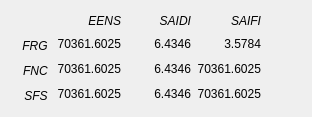
            <widget class="QWidget" name="onr2indNormWgt" native="true">
             <layout class="QGridLayout" name="onr2indNormGL">
              <property name="spacing">
               <number>0</number>
              </property>
              <item row="2" column="3">
               <widget class="QLabel" name="onr2indNormFRGSAIFILbl">
                <property name="text">
                 <string>3.5784</string>
                </property>
                <property name="alignment">
                 <set>Qt::AlignRight|Qt::AlignTrailing|Qt::AlignVCenter</set>
                </property>
               </widget>
              </item>
              <item row="1" column="1">
               <widget class="QLabel" name="onr2indNormTitleEENSLbl">
                <property name="minimumSize">
                 <size>
                  <width>70</width>
                  <height>0</height>
                 </size>
                </property>
                <property name="font">
                 <font>
                  <italic>true</italic>
                 </font>
                </property>
                <property name="styleSheet">
                 <string notr="true">border-bottom: 1px solid rgb(255, 170, 0);</string>
                </property>
                <property name="text">
                 <string>EENS</string>
                </property>
                <property name="alignment">
                 <set>Qt::AlignRight|Qt::AlignTrailing|Qt::AlignVCenter</set>
                </property>
                <property name="margin">
                 <number>2</number>
                </property>
               </widget>
              </item>
              <item row="2" column="2">
               <widget class="QLabel" name="onr2indNormFRGSAIDILbl">
                <property name="text">
                 <string>6.4346</string>
                </property>
                <property name="alignment">
                 <set>Qt::AlignRight|Qt::AlignTrailing|Qt::AlignVCenter</set>
                </property>
               </widget>
              </item>
              <item row="1" column="3">
               <widget class="QLabel" name="onr2indNormTitleSAIFILbl">
                <property name="minimumSize">
                 <size>
                  <width>70</width>
                  <height>0</height>
                 </size>
                </property>
                <property name="font">
                 <font>
                  <italic>true</italic>
                 </font>
                </property>
                <property name="styleSheet">
                 <string notr="true">border-bottom: 1px solid rgb(255, 170, 0);</string>
                </property>
                <property name="text">
                 <string>SAIFI</string>
                </property>
                <property name="alignment">
                 <set>Qt::AlignRight|Qt::AlignTrailing|Qt::AlignVCenter</set>
                </property>
                <property name="margin">
                 <number>2</number>
                </property>
               </widget>
              </item>
              <item row="1" column="2">
               <widget class="QLabel" name="onr2indNormTitleSAIDILbl">
                <property name="minimumSize">
                 <size>
                  <width>70</width>
                  <height>0</height>
                 </size>
                </property>
                <property name="font">
                 <font>
                  <italic>true</italic>
                 </font>
                </property>
                <property name="styleSheet">
                 <string notr="true">border-bottom: 1px solid rgb(255, 170, 0);</string>
                </property>
                <property name="text">
                 <string>SAIDI</string>
                </property>
                <property name="alignment">
                 <set>Qt::AlignRight|Qt::AlignTrailing|Qt::AlignVCenter</set>
                </property>
                <property name="margin">
                 <number>2</number>
                </property>
               </widget>
              </item>
              <item row="4" column="1">
               <widget class="QLabel" name="onr2indNormFNCEENSLbl">
                <property name="text">
                 <string>70361.6025</string>
                </property>
                <property name="alignment">
                 <set>Qt::AlignRight|Qt::AlignTrailing|Qt::AlignVCenter</set>
                </property>
               </widget>
              </item>
              <item row="5" column="1">
               <widget class="QLabel" name="onr2indNormSFSEENSLbl">
                <property name="text">
                 <string>70361.6025</string>
                </property>
                <property name="alignment">
                 <set>Qt::AlignRight|Qt::AlignTrailing|Qt::AlignVCenter</set>
                </property>
               </widget>
              </item>
              <item row="4" column="2">
               <widget class="QLabel" name="onr2indNormFNCSAIDILbl">
                <property name="text">
                 <string>6.4346</string>
                </property>
                <property name="alignment">
                 <set>Qt::AlignRight|Qt::AlignTrailing|Qt::AlignVCenter</set>
                </property>
               </widget>
              </item>
              <item row="5" column="3">
               <widget class="QLabel" name="onr2indNormSFSSAIFILbl">
                <property name="text">
                 <string>70361.6025</string>
                </property>
                <property name="alignment">
                 <set>Qt::AlignRight|Qt::AlignTrailing|Qt::AlignVCenter</set>
                </property>
               </widget>
              </item>
              <item row="5" column="2">
               <widget class="QLabel" name="onr2indNormSFSSAIDILbl">
                <property name="text">
                 <string>6.4346</string>
                </property>
                <property name="alignment">
                 <set>Qt::AlignRight|Qt::AlignTrailing|Qt::AlignVCenter</set>
                </property>
               </widget>
              </item>
              <item row="5" column="0">
               <widget class="QLabel" name="onr2indNormSFSTitleLbl">
                <property name="minimumSize">
                 <size>
                  <width>0</width>
                  <height>25</height>
                 </size>
                </property>
                <property name="maximumSize">
                 <size>
                  <width>16777215</width>
                  <height>20</height>
                 </size>
                </property>
                <property name="font">
                 <font>
                  <italic>true</italic>
                 </font>
                </property>
                <property name="styleSheet">
                 <string notr="true">border-right: 1px solid rgb(255, 170, 0);</string>
                </property>
                <property name="text">
                 <string>SFS </string>
                </property>
                <property name="alignment">
                 <set>Qt::AlignRight|Qt::AlignTrailing|Qt::AlignVCenter</set>
                </property>
                <property name="margin">
                 <number>2</number>
                </property>
               </widget>
              </item>
              <item row="4" column="0">
               <widget class="QLabel" name="onr2indNormFNCTitleLbl">
                <property name="minimumSize">
                 <size>
                  <width>0</width>
                  <height>25</height>
                 </size>
                </property>
                <property name="maximumSize">
                 <size>
                  <width>16777215</width>
                  <height>20</height>
                 </size>
                </property>
                <property name="font">
                 <font>
                  <italic>true</italic>
                 </font>
                </property>
                <property name="styleSheet">
                 <string notr="true">border-right: 1px solid rgb(255, 170, 0);</string>
                </property>
                <property name="text">
                 <string>FNC </string>
                </property>
                <property name="alignment">
                 <set>Qt::AlignRight|Qt::AlignTrailing|Qt::AlignVCenter</set>
                </property>
                <property name="margin">
                 <number>2</number>
                </property>
               </widget>
              </item>
              <item row="4" column="3">
               <widget class="QLabel" name="onr2indNormFNCSAIFILbl">
                <property name="text">
                 <string>70361.6025</string>
                </property>
                <property name="alignment">
                 <set>Qt::AlignRight|Qt::AlignTrailing|Qt::AlignVCenter</set>
                </property>
               </widget>
              </item>
              <item row="2" column="1">
               <widget class="QLabel" name="onr2indNormFRGEENSLbl">
                <property name="text">
                 <string>70361.6025</string>
                </property>
                <property name="alignment">
                 <set>Qt::AlignRight|Qt::AlignTrailing|Qt::AlignVCenter</set>
                </property>
               </widget>
              </item>
              <item row="1" column="4">
               <spacer name="onr2indNormSpc">
                <property name="orientation">
                 <enum>Qt::Horizontal</enum>
                </property>
                <property name="sizeHint" stdset="0">
                 <size>
                  <width>40</width>
                  <height>20</height>
                 </size>
                </property>
               </spacer>
              </item>
              <item row="2" column="0">
               <widget class="QLabel" name="onr2indNormFRGTitleLbl">
                <property name="minimumSize">
                 <size>
                  <width>0</width>
                  <height>25</height>
                 </size>
                </property>
                <property name="maximumSize">
                 <size>
                  <width>16777215</width>
                  <height>20</height>
                 </size>
                </property>
                <property name="font">
                 <font>
                  <italic>true</italic>
                 </font>
                </property>
                <property name="styleSheet">
                 <string notr="true">border-right: 1px solid rgb(255, 170, 0);</string>
                </property>
                <property name="text">
                 <string>FRG </string>
                </property>
                <property name="alignment">
                 <set>Qt::AlignRight|Qt::AlignTrailing|Qt::AlignVCenter</set>
                </property>
                <property name="margin">
                 <number>2</number>
                </property>
               </widget>
              </item>
              <item row="1" column="0">
               <widget class="QLabel" name="onr2indNormNullLbl">
                <property name="minimumSize">
                 <size>
                  <width>40</width>
                  <height>20</height>
                 </size>
                </property>
                <property name="maximumSize">
                 <size>
                  <width>40</width>
                  <height>20</height>
                 </size>
                </property>
                <property name="font">
                 <font>
                  <italic>true</italic>
                 </font>
                </property>
                <property name="styleSheet">
                 <string notr="true">border-bottom: 1px solid rgb(255, 170, 0);
border-right: 1px solid rgb(255, 170, 0);</string>
                </property>
                <property name="text">
                 <string/>
                </property>
                <property name="alignment">
                 <set>Qt::AlignRight|Qt::AlignTrailing|Qt::AlignVCenter</set>
                </property>
                <property name="margin">
                 <number>5</number>
                </property>
               </widget>
              </item>
             </layout>
            </widget>
